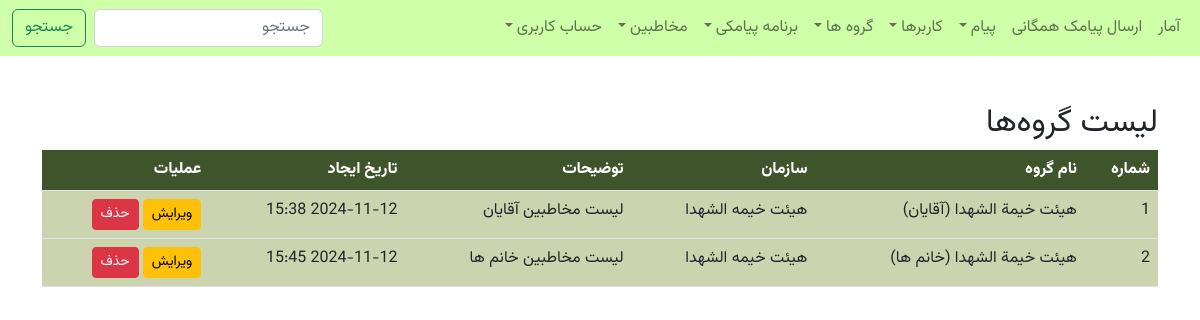
Screenshot of /organizations/group_list/ (signed in) with the database file from the repository.
### organizations/models.py (models this page shows, shortened)
class Group(models.Model):
    name = models.CharField(max_length=255, verbose_name="نام گروه")
    organization = models.ForeignKey(Organization, on_delete=models.CASCADE, verbose_name="سازمان",
                                     related_name='groups')
    created_at = models.DateTimeField(default=timezone.now, verbose_name="تاریخ ایجاد", blank=True, null=True)
    description = models.TextField(blank=True, null=True, verbose_name="توضیحات درباره گروه")
    class Meta:
        verbose_name = 'گروه'
        verbose_name_plural = 'گروه‌ها'

class Organization(models.Model):
    name = models.CharField(max_length=255, verbose_name="نام سازمان یا مجموعه")
    responsible_name = models.CharField(max_length=150, verbose_name="نام و نام خانوادگی مسئول", blank=True, null=True)
    responsible_phone = models.CharField(max_length=15, verbose_name="شماره تماس مسئول", blank=True, null=True)
    national_id = models.CharField(max_length=11, verbose_name="کد ملی مسئول", blank=True, null=True)
    created_at = models.DateTimeField(default=timezone.now, verbose_name="تاریخ ایجاد", blank=True, null=True)
    description = models.TextField(blank=True, null=True, verbose_name="توضیحات درباره سازمان یا مجموعه")
    class Meta:
        verbose_name = 'سازمان'
        verbose_name_plural = 'سازمان‌ها'

### organizations/views.py (the view)
# urls.py: path('group_list/', GroupListView.as_view(), name='group_list'),
class GroupListView(GroupAccessRequiredMixin, View):
    def get(self, request):
        if not request.user.is_authenticated:
            return redirect('login')
        groups = Group.objects.filter(organization=request.user.organization)
        return render(request, 'organization/group_list.html', {'data': {'groups': groups}})

### organizations/mixins.py (called while the page is built)
    @method_decorator(login_required)
    def dispatch(self, request, *args, **kwargs):
        if not request.user.can_access_groups:
            raise PermissionDenied("شما مجاز به دسترسی به این صفحه نیستید.")
        return super().dispatch(request, *args, **kwargs)

### organizations/templates/organization/group_list.html (shortened to what this page needs)
{% extends 'base.html' %}
{% load static %}
{% block content %}
    <div class="container mt-5">
        <h2>لیست گروه‌ها</h2>
        <table class="table" style="border-collapse: collapse; width: 100%;">
            <thead>
            <tr style="background-color: #3e552b; color: white;">
                <th>شماره</th>
                <th>نام گروه</th>
                <th>سازمان</th>
                <th>توضیحات</th>
                <th>تاریخ ایجاد</th>
                <th>عملیات</th>
            </tr>
            </thead>
            <tbody>
            {% for group in data.groups %}
                <tr style="background-color: #ccd4af;">
                    <td>{{ forloop.counter }}</td>
                    <td>{{ group.name }}</td>
                    <td>{{ group.organization.name }}</td>
                    <td>{{ group.description|truncatewords:10 }}</td>
                    <td>{{ group.created_at|date:"Y-m-d H:i" }}</td>
                    <td>
                        <a href="{% url 'group_edit' group.id %}" class="btn btn-sm btn-warning">ویرایش</a>
                        <button class="btn btn-sm btn-danger" onclick="confirmDelete('{{ group.id }}')">حذف</button>
                    </td>
                </tr>
            {% empty %}
                <tr>
                    <td colspan="6" class="text-center">هیچ گروهی یافت نشد</td>
                </tr>
            {% endfor %}
            </tbody>
        </table>
    </div>
{% endblock %}

### static/css/style.css (style rules this page uses)
body { margin: 0; font-family: vazir, sans-serif; }

### rows the page displays
Group: name "هیئت خيمة الشهدا (آقایان)", organization.name "هیئت خیمه الشهدا", description "لیست مخاطبین آقایان", created_at "2024-11-12 15:38"
Group: name "هیئت خيمة الشهدا (خانم ها)", organization.name "هیئت خیمه الشهدا", description "لیست مخاطبین خانم ها", created_at "2024-11-12 15:45"
